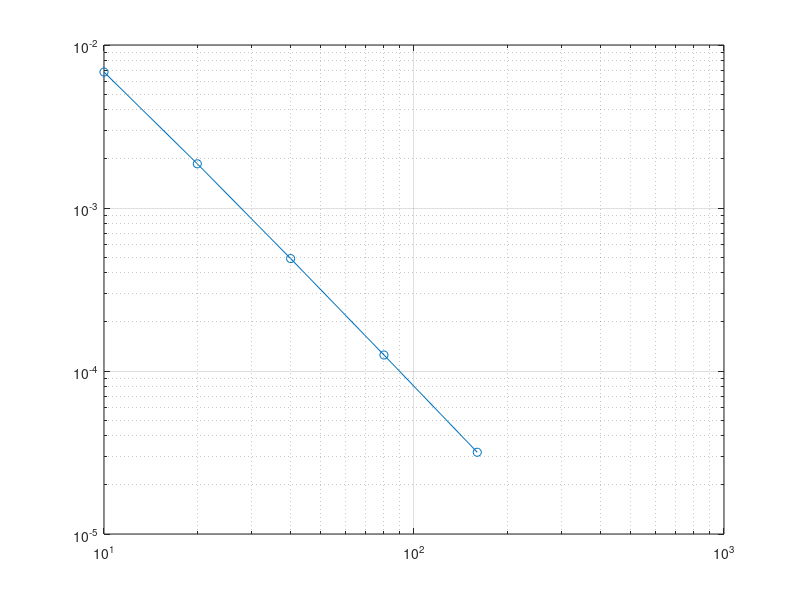

This chart was generated by the following MATLAB code:
%%Poisson equation solver

%exact solution
u_exact = @(x,y) sin(pi*x).*sin(pi*y);
f = @(x,y) -2*pi^2*sin(pi*x).*sin(pi*y);



%plot the exact solution
% [X,Y] = meshgrid(0:0.01:1,0:0.01:1);
% Z = u_exact(X,Y);
% surf(X,Y,Z)

%2D to 1D numbering
intma = @(i,j,N) (N+2)*j + i;
N_array = [10,20,40,80,160]

for k=1:length(N_array)
    %create the matrix
    N = N_array(k);
    M = (N+2)^2;

    x = linspace(0,1,N+2);
    y = linspace(0,1,N+2);
    h = x(2)-x(1);

    A = sparse(M,M);
    g = zeros(M,1);
    spy(A)

    %loop over the interior points
    for i=1:N
        for j=1:N
            I = intma(i,j,N)+1;
            I_lft = intma(i-1,j,N)+1;
            I_rgt = intma(i+1,j,N)+1;
            I_bot = intma(i,j-1,N)+1;
            I_top = intma(i,j+1,N)+1;
            A(I,I_lft) = 1;
            A(I,I_rgt) = 1;
            A(I,I_bot) = 1;
            A(I,I_top) = 1;
            A(I,I) = -4;

            g(I) = f(x(i+1),y(j+1));
        end
    end

    %boundary conditions
    %bottom
    j=0;
    for i=0:N+1
        I = intma(i,j,N)+1;
        A(I,I) = h^2;
        g(I) = 0;
    end

    %top
    j=N+1;
    for i=0:N+1
        I = intma(i,j,N)+1;
        A(I,I) = h^2;
        g(I) = 0;
    end

    %left
    i=0;
    for j=0:N+1
        I = intma(i,j,N)+1;
        A(I,I) = h^2;
        g(I) = 0;
    end


    %right
    i=N+1;
    for j=0:N+1
        I = intma(i,j,N)+1;
        A(I,I) = h^2;
        g(I) = 0;
    end

    A = A/h^2;

    u = A\g;
    U = zeros(N+2,N+2);
    for i=0:N+1
        for j=0:N+1
            I = intma(i,j,N);
            U(i+1,j+1) = u(I+1);
        end
    end
    spy(A)

    uu_exact = zeros(M,1);
    for i=0:N+1
        for j=0:N+1
            I = intma(i,j,N);
            uu_exact(I+1) = u_exact(x(i+1),y(j+1));
        end
    end

    error(k) = norm(u-uu_exact)/norm(uu_exact)

end
%[XX,YY] = meshgrid(x,y);
%surf(XX,YY,U)

loglog(N_array,error,'o-')
grid on